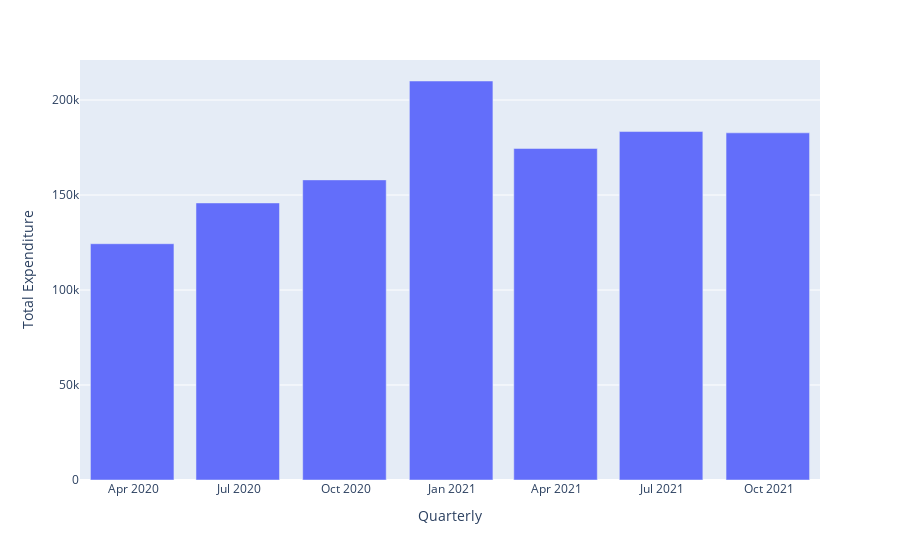

Notebook cell for this chart:
### Markdown cell above
#### Total Expenditure

### Code cell
import plotly.express as px
fig = px.bar(curr_df, x='Quarterly', y='Total Expenditure')
fig.show()

### Figure 1 — Plotly figure (JSON) as saved in the notebook; plotly's stock layout.template omitted (floating-point values rounded to 4 significant figures)
{"data": [{"alignmentgroup": "True", "hovertemplate": "Quarterly=%{x}<br>Total Expenditure=%{y}<extra></extra>", "legendgroup": "", "marker": {"color": "#636efa", "pattern": {"shape": ""}}, "name": "", "offsetgroup": "", "orientation": "v", "showlegend": false, "textposition": "auto", "type": "bar", "x": ["2021-09-30T00:00:00", "2021-06-30T00:00:00", "2021-03-31T00:00:00", "2020-12-31T00:00:00", "2020-09-30T00:00:00", "2020-06-30T00:00:00", "2020-03-31T00:00:00"], "xaxis": "x", "y": [182733, 183414, 174506, 210017, 157971, 145827, 124369], "yaxis": "y"}], "layout": {"autosize": true, "barmode": "relative", "legend": {"tracegroupgap": 0}, "margin": {"t": 60}, "xaxis": {"anchor": "y", "autorange": true, "domain": [0, 1], "range": ["2020-02-15", "2021-11-14"], "title": {"text": "Quarterly"}, "type": "date"}, "yaxis": {"anchor": "x", "autorange": true, "domain": [0, 1], "range": [0, 221100.0], "title": {"text": "Total Expenditure"}, "type": "linear"}}}
